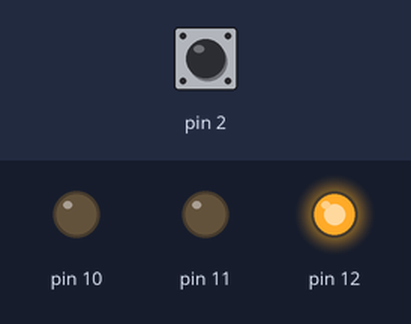
Simulated run of this sketch. Board: Arduino Uno, built with avr-gcc and run on an emulated ATmega328P. Parts: output pins drawn as LEDs (lit = HIGH). The test bench sets the inputs (shaded band); at power-on: pin 2 HIGH.

Above: at 0.9 s.
At 4.3 s:
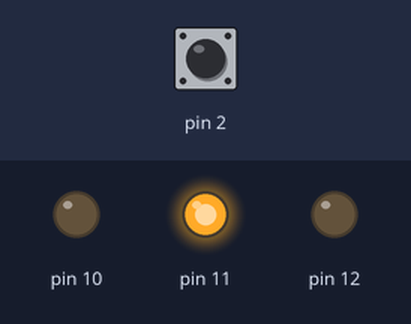
At 9.3 s:
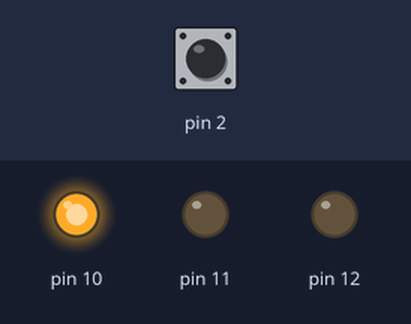
Timing chart, 0 to 15.5 s (numbered marks = the images above):
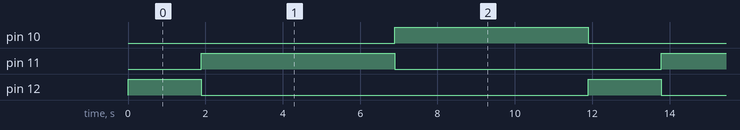

The sketch:

semaforo.ino
```cpp
void setup()
{
  pinMode(12, OUTPUT);
  pinMode(11, OUTPUT);
  pinMode(10, OUTPUT);
  pinMode(2, INPUT_PULLUP);
}


void loop()
{

long int time = 250000;
int flag = 0;


  for (long int i = 0; i < time; i++){

    digitalWrite(12,HIGH);
    if (!digitalRead(2) && flag == 0){

      time = (time-i)/2;
      flag = 1;
      i=0;
              }

  }

  digitalWrite(12,LOW);
  digitalWrite(11,HIGH);
  digitalWrite(10,LOW);
  delay(5000);

  digitalWrite(12,LOW);
  digitalWrite(11,LOW);
  digitalWrite(10,HIGH);
  delay(5000);


  digitalWrite(12,LOW);
  digitalWrite(11,LOW);
  digitalWrite(10,LOW);
}
```

Measured:
- by itself, pin 10, pin 11: alternates HIGH for 5.0 s and LOW for 6.9 s
- by itself, pin 12: alternates HIGH for 1.9 s and LOW for 10.0 s
- by itself, everything shown: repeats every 11.9 s, in 4 steps
